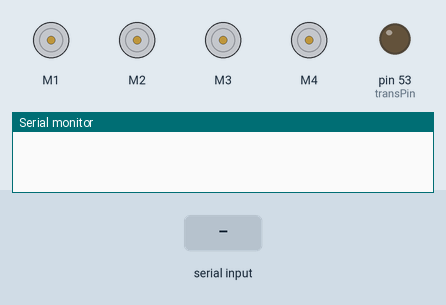
Recording of a sketch running on a simulated Arduino Mega 2560, built with avr-gcc and run on an emulated ATmega2560. Shown: 4 × DC motor (green arrow = forward, orange = backward, longer = faster), output pins drawn as LEDs (lit = HIGH), the last lines printed to the serial monitor. The inputs (shaded band) are chosen by the test bench.

Above: at 1.2 s.
1.3 s: "M90\n" received over Serial
2.8 s: "1,90,45\n" received over Serial
At 3.5 s:
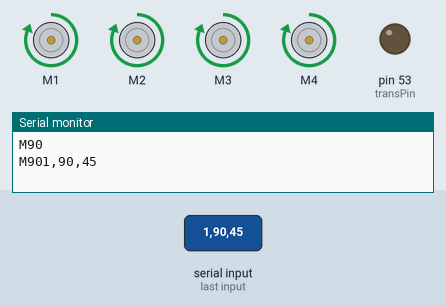
4.3 s: "30,150,10\n" received over Serial
At 4.7 s:
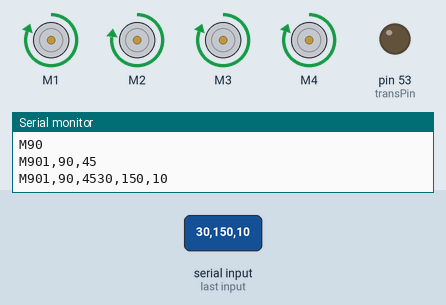
Timing chart, 0 to 7.3 s (numbered marks = the images above; inputs shaded):
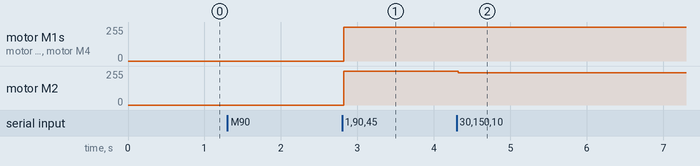

The sketch:

teensy.ino
```cpp
/*
 * Authors: Nagavarun Kanaparthy
 * Resources:
 * Arduino Mega Reference
 * https://www.arduino.cc/en/Main/arduinoBoardMega
 * Sabertooth Motor Controller Library
 * https://www.dimensionengineering.com/software/SabertoothArduinoLibrary/html/class_sabertooth.html
 * Mechanum Drive Alogrithm Reference
 * http://thinktank.wpi.edu/resources/346/ControllingMecanumDrive.pdf
 */
#include <Sabertooth.h>
//Pin Definitions
#define prbOne A0
#define prbTwo A1
#define prbThree A2
#define prbFour A3
#define prbFive A4
#define transPin 53
//Motor Serial only Transmit(TX) no Receive(RX).
//Serial1 are pins 18(TX),19(RX) for Mega
#define MotorSerial Serial1

//MotorControllers
#define MotorAddress1 128
#define MotorAddress2 129
#define MotorRangeConst 127

//Value Definitions
#define WIRE 1
#define RESISTOR 2
#define CAPACITOR 3
#define INDUCTOR 4
#define DIODE 5
//Ranges
#define WireVal 0
#define MinCapVal 900
#define MinResistVal 400
#define MaxResistVal 850
#define MinIndVal 40
#define MaxIndVal 70
#define MinDioVal 80
#define MaxDioVal 150

//Constants
const float pi = 3.14;
//Variables
//Usb Communication
char incomingByte;
byte usbByteCount = 0;
String usbCommmand = "";
//Stage 1
int prbOneVal = 0;
int prbTwoVal = 0;
int prbThreeVal = 0;
int prbFourVal = 0;
int prbFiveVal = 0;
//Motors
Sabertooth frontMotors = Sabertooth(MotorAddress1, MotorSerial);
Sabertooth rearMotors = Sabertooth(MotorAddress2, MotorSerial);
//Stage 1 Functions
int classifyComponent(int pin, int transistorPin) {
	digitalWrite(transistorPin, HIGH);
	delay(100);
	int value = analogRead(pin);
	int estVal = -1;
	if (value <= MaxResistVal && value >= MinResistVal)
		estVal = RESISTOR;
	else if (value <= MaxIndVal && value >= MinIndVal)
		estVal = INDUCTOR;
	else if (value <= MaxDioVal && value >= MinDioVal)
		estVal = DIODE;
	else if (value == WireVal)
		estVal = WIRE;
	else if (value > 900) {
		digitalWrite(transistorPin, LOW);
		delay(500);
		value = analogRead(pin);
		if (value <= 10)
			estVal = DIODE;
		else if (value > 800)
			estVal = CAPACITOR;
	}
	if (estVal == -1) {
		estVal = INDUCTOR;
	}
	digitalWrite(transistorPin, LOW);
	return estVal;
}
//Support Functions
void setMotion(String angleString, String magString, String speedString){
  //conversion
  float angle = angleString.toFloat();
  float mag = magString.toFloat();
  float rad = angle * 1000.00 / 57296.00;
  float moveSpeed = speedString.toFloat();
  //Taken from Mechanum Drive Alogrithm Reference
  float frontLeftMultipler = (mag * sin(rad + pi / 4) + moveSpeed) / 2;
  float frontRightMultipler = (mag * cos(rad + pi / 4) - moveSpeed) / 2;
  float rearLeftMultipler = (mag * cos(rad + pi / 4) + moveSpeed) / 2;
  float rearRightMultipler = (mag * sin(rad + pi / 4) - moveSpeed) / 2;
  //Sabertooth Related Conversion
  int fLMotorVal = frontLeftMultipler * MotorRangeConst;
  int fRMotorVal = frontRightMultipler * MotorRangeConst;
  int rLMotorVal = rearLeftMultipler * MotorRangeConst;
  int rRMotorVal = rearRightMultipler * MotorRangeConst;
  //Sabertooth Control
  frontMotors.motor(1,fLMotorVal);
  frontMotors.motor(2,fRMotorVal);
  rearMotors.motor(1,rLMotorVal);
  rearMotors.motor(2,rRMotorVal);
}
void handleUsbCommand(String value){
  switch(value.charAt(0)){
    //X = [0-9]
    /*
    * Motor Command
    * M:angle,mag,speed
    * M:XX.XX,X.XXX,X.XXX
    */
    case 'M':
      setMotion(value.substring(2,7), value.substring(8,13), value.substring(14));
      Serial.println(value);
      break;
    /*
    * Decrypt PCB (stage 1)
    * D:
    * prints code D:XXXXX
    */
    /*
    * Output Combination (stage 3)
    * O:code
    * O:XXXXX
    * prints completed message O:done
    */
    /*
    * BumpMode (stage 2)
    * B:
    * prints completed message B:done
    */
    /*
    * Gun Fire Command (stage 4)
    * G:angle
    * G:XXX
    * prints completed message G:done
    */
    default:
      Serial.println("I:"+value);
      break;
  }
}

//MicroController/Arduino Main
void setup() {
  Serial.begin(9600);
  MotorSerial.begin(9600);
  pinMode(transPin, OUTPUT);
}
void loop() {
  while (Serial.available() && usbByteCount < 20) {
    incomingByte = Serial.read();
    if(incomingByte == '\n'){
      handleUsbCommand(usbCommmand);
      usbByteCount = 0;
    }
    else{
      usbCommmand += incomingByte;
      usbByteCount++;
    }
  }
}
```

Measured:
- after the input at 2.8 s, motor M1–4: stopped → forward 255/255 at once
- after the input at 4.3 s, motor M2: forward 255/255 → forward 242/255 at once
